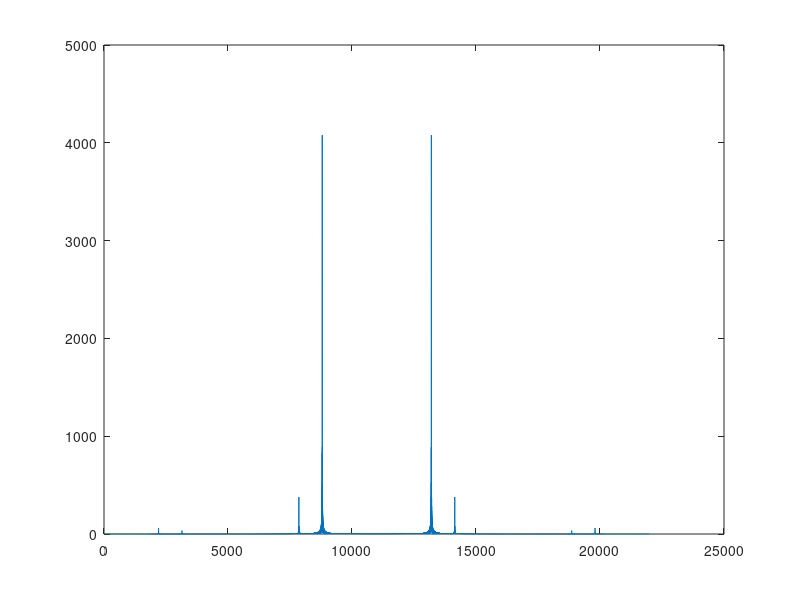
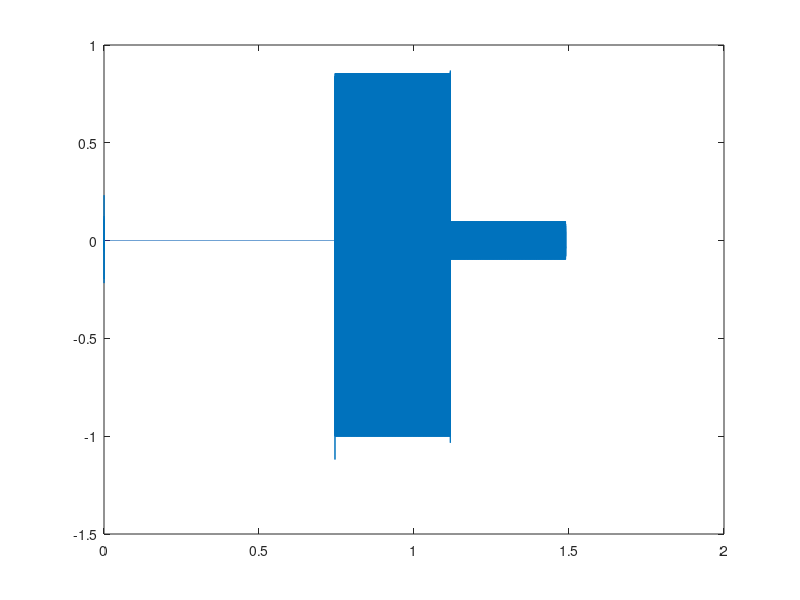

Source code (MATLAB) for these figures, in order: (Note: this script raises an error after producing the figures.)
%Matlab Example
clear all; close all; clc;

%Example 1
fe=22000;
t=0:8191;
s=[cos(2*pi*t/64) cos(2*pi*t/2.5) cos(2*pi*t/7)];

figure(1)
fs=abs(fft(s));fs=fs(1:length(fs)/2);
plot((0:length(fs)-1)*(1/length(s)),fs);

figure(2)
plot((0:length(s)-1)/fe,s);
%sound(s,fe,16);

%%
%Example 2: lowpass filter
h = [ 0.111540743350; 0.494623890398; 0.751133908021; 0.315250351709;-0.226264693965;-0.129766867567; 0.09750160558; 0.027522865530; -0.031582039317; 0.000553842201; 0.004777257511; -0.001077301085]';
%h=[0.02667005790099; 0.18817680007791;   0.52720118893175;   0.68845903945367;  0.28117234366087;  -0.24984642432688;  -0.19594627437691;   0.12736934033594;   0.09305736460396;  -0.07139414716597;  -0.02945753682199;   0.03321267405898;  0.00360655356700;  -0.01073317548299;   0.00139535174700;   0.00199240529500;  -0.00068585669500;  -0.00011646685500;   0.00009358867000;  -0.00001326420300]'
%h=h/sqrt(2);

mag=abs(fft(h,2048));
mag=mag(1:1024);

plot((0:length(mag)-1)/2048,mag);

%%
%Example 3: lowpass filtering
sp=filter(h,1,s);

close all
figure(1)
fs=abs(fft(sp));fs=fs(1:length(fs)/2);
plot((0:length(fs)-1)*(1/length(sp)),fs);


figure(2)
plot((0:length(s)-1)/fe,sp)
%sound(sp,fe,16);

%%
%Example 4: Downsampling
s1=sp(1:2:length(sp));
fe=fe/2;
figure(1);
fs=abs(fft(s1));fs=fs(1:length(fs)/2);
plot((0:length(fs)-1)*(1/length(s1)),fs);

figure(2);
plot((0:length(s1)-1)/fe,s1)
%sound(s1,fe,16);

%*****************************************
%Example 5: ReLowpass filtering
sp1=filter(h,1,s1);
figure(1)
fs=abs(fft(sp1));fs=fs(1:length(fs)/2);
plot((0:length(fs)-1)*(1/length(sp1)),fs);

figure(2);
plot((0:length(sp1)-1)/fe,sp1)
%sound(sp1,fe,16);

%*****************************************
%Example 6: Construction of the highpass filter

g=h.*power(-1*ones(1,length(h)),(0:length(h)-1));
%g=[ 0.02667005790099  -0.18817680007791   0.52720118893175  -0.68845903945367   0.28117234366087   0.24984642432688  -0.19594627437691  -0.12736934033594   0.09305736460396   0.07139414716597  -0.02945753682199  -0.03321267405898   0.00360655356700   0.01073317548299   0.00139535174700  -0.00199240529500  -0.00068585669500   0.00011646685500   0.00009358867000   0.00001326420300]
%g=g/sqrt(2);

mag=abs(fft(g,2048));
mag=mag(1:1024);

plot((0:length(mag)-1)/2048,mag);




%*****************************************
%Example 7: Highpass filtering
fe=22000
sp=filter(g,1,s);
figure(1)

fs=abs(fft(sp));fs=fs(1:length(fs)/2);
plot((0:length(fs)-1)*(1/length(sp)),fs);


figure(2)

plot((0:length(sp)-1)/fe,sp)
%sound(sp,fe,16);

%*****************************************
% Example 8: Downsampling
s1=sp(1:2:length(sp));
fe=fe/2;
figure(1);
fs=abs(fft(s1));fs=fs(1:length(fs)/2);
plot((0:length(fs)-1)*(1/length(s1)),fs);



figure(2)
plot((0:length(s1)-1)/fe,s1)
%sound(s1,fe,16);

%*****************************************
%Example 9: Upsampling
fe=11000;
t=0:8191*2;
s=cos(2*pi*t/32);
figure(1)

fs=abs(fft(s));fs=fs(1:length(fs)/2);
plot((0:length(fs)-1)*(1/length(s)),fs);

%sound(s,fe,16);
%
s3=zeros(1,2*length(s));
s3(1:2:length(s3))=s;
fe2=fe*2;
figure(2)
fs=abs(fft(s3));fs=fs(1:length(fs)/2);
plot((0:length(fs)-1)*(1/length(s3)),fs);

%sound(s3,fe2,16);

%*****************************************
% Example 10: lowpass filtering
sp=filter(h,1,s3);
figure(1)
fs=abs(fft(sp));fs=fs(1:length(fs)/2);
plot((0:length(fs)-1)*(1/length(sp)),fs);


figure(2)
plot((0:length(sp)-1)/fe2,sp)
%sound(sp,fe2,16);

%*****************************************
%Example of reconstruction the highpass component
% Original signal
fe=22000;
t=0:8191;
s=[cos(2*pi*t/64) cos(2*pi*t/64) cos(2*pi*t/2.5) cos(2*pi*t/7)];

figure(1)
plot((0:length(s)-1)*(fe/length(s)),abs(fft(s)));

figure(2)
plot((0:length(s)-1)/fe,s);
%sound(s,fe,16);

%Highpass filtering
sp=filter(g,1,s);

figure(1)
plot((0:length(sp)-1)*(fe/length(sp)),abs(fft(sp)));

figure(2)
plot((0:length(sp)-1)/fe,sp)
%sound(sp,fe,16);

%Downsampling
s1=sp(1:2:length(sp));
fe=fe/2;
figure(1)
plot((0:length(s1)-1)*(fe/length(s1)),abs(fft(s1)));

figure(2)
plot((0:length(s1)-1)/fe,s1)
%sound(s1,fe,16);

%Upsampling
s3=zeros(1,2*length(s1));
s3(1:2:length(s3))=s1;
fe=fe*2;
figure(2);

plot((0:length(s3)-1)*(fe/length(s3)),abs(fft(s3)));
%sound(s3,fe,16);

%Highpass filtering
sp=filter(g,1,s3);
figure(1)
plot((0:length(sp)-1)*(fe/length(sp)),abs(fft(sp)));
figure(2)
plot((0:length(sp)-1)/fe,sp)
%sound(sp,fe,16);


%% example of filter bank

%%%%
clear h0 g0
h0=[0.48296     0.83652     0.22414    -0.12941];

%Definition of the analysis High pass filter
for n=0:length(h0)-1,
   g0(n+1)=h0(n+1)*(-1)^(n+1);
end;
g0=g0(length(g0):-1:1);


s=randn(1,16); % Test signal

sp=pconv(h0,s); %Periodic convolution
s1=sp(1:2:length(sp)); 

sp=pconv(g0,s);
d1=sp(1:2:length(sp));

s11=zeros(1,2*length(s1));
s11(1:2:length(s11))=s1;
s111=pconv(h0,fliplr(s11)); %fliplr is the reverse process

d11=zeros(1,2*length(d1));
d11(1:2:length(d11))=d1;
d111=pconv(g0,fliplr(d11));


rec=fliplr((d111+s111));

[rec' s'] %?



%%
%Example compression
img=double(imread('Lena256.bmp'));

wc = fwt_or_2d(0,img,4,h0);

ptr2d(wc,4);
colormap(gray(256));


%Selection of 10% large coefficient
coef=abs(wc(:));
coef=sort(coef);
threshold=coef(floor(length(coef)*0.9));
wc2=wc.*(abs(wc)>threshold);

%Quantification
wc2=floor(wc2);
ptr2d(wc2,4);


rec=fwt_or_2d(1,wc2,4,h0);

affiche(rec);

%%
%Example denoising
img=double(imread('Lena256.bmp'));

sb=img+randn(256,256)*10;
figure(11);
affiche(sb);
figure(12);
colormap(gray(256));
wc = fwt_or_2d(0,sb,4,h0);
%Estimation of the noise level
hf=[wc(129:256,1:128) wc(129:256,129:256) wc(1:128,129:256)];
sigma=median(abs(hf(:)))/0.6745

ptr2d(wc,4);
threshold=3*sigma;
% Soft thresholding
wc2=(sign(wc).*(abs(wc)-threshold)).*((abs(wc)>threshold));


rec=fwt_or_2d(1,wc2,4,h0);
figure(2);
affiche(rec);

s=randn(1,16); % Test signal
%%
h0=[0.48296     0.83652     0.22414    -0.12941];

% Apply Forward Transform Code
coff = fwt_2d_marwan(0,img,4,h0);
figure(11);
colormap(gray(256));
affiche(coff);

% Apply Inverse Transform Code 
rec = fwt_2d_marwan(1,coff,4,h0);
figure(21);
affiche(rec);

% Add noise 
%sb=img+randn(256,256)*10;
% Use sb from previous section

wc = fwt_2d_marwan(0,sb,4,h0);
figure(12);
colormap(gray(256));
ptr2d(wc,4);

%Estimation of the noise level
hf=[wc(129:256,1:128) wc(129:256,129:256) wc(1:128,129:256)];
sigma=median(abs(hf(:)))/0.6745;
threshold=3*sigma;
% Hard thresholding
wc2=(wc).*((abs(wc)>threshold));

% Apply Inverse Transform Code 
rec = fwt_2d_marwan(1,wc2,4,h0);
figure(22);
affiche(rec);


